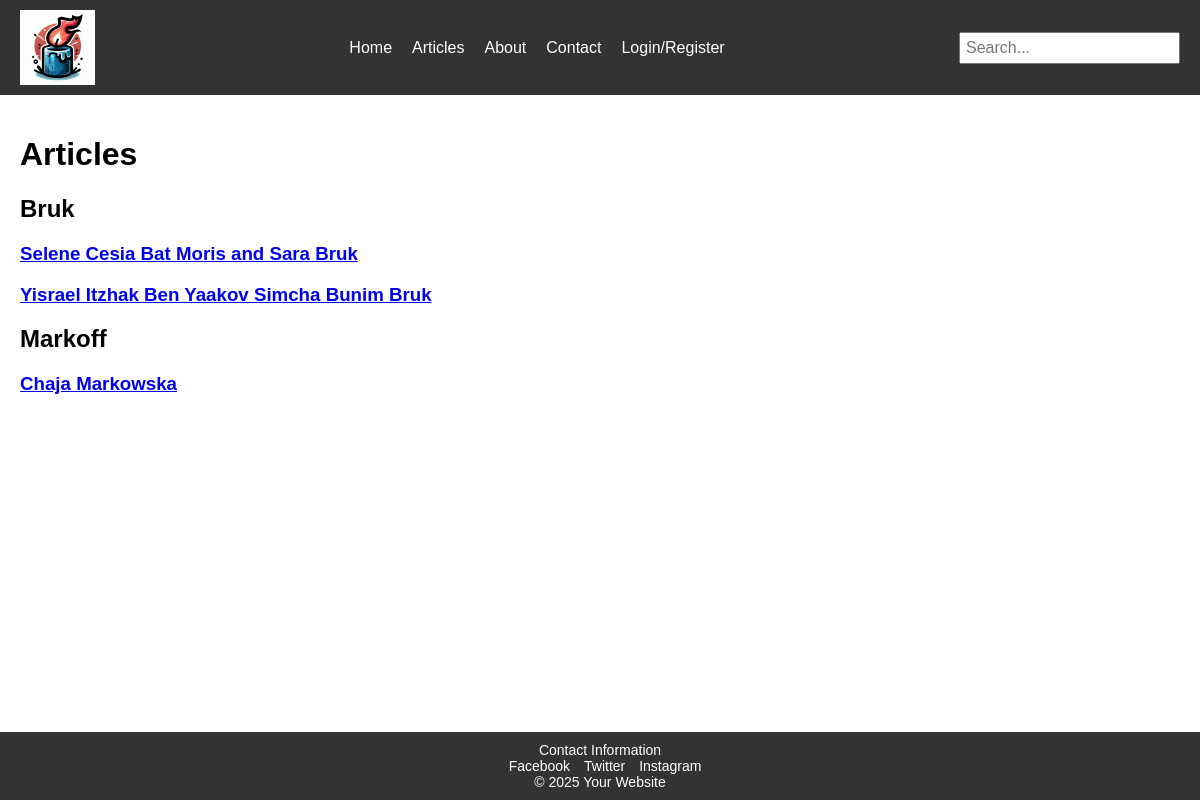
The page /articles on the database its author committed.
### app/models.py (models this page shows, shortened)
class Family(db.Model):
    id = db.Column(db.Integer, primary_key=True)
    name = db.Column(db.String(128), nullable=False, unique=True)
    members = db.relationship('Post', backref='family', lazy=True)

class Post(db.Model):
    id = db.Column(db.Integer, primary_key=True)
    title = db.Column(db.String(140), nullable=False)
    publication_date = db.Column(db.DateTime, default=datetime.utcnow)
    user_id = db.Column(db.Integer, db.ForeignKey('user.id'), nullable=False)
    gregorian_death_date = db.Column(db.Date, nullable=False)
    hebrew_year = db.Column(db.Integer, nullable=False)
    hebrew_month = db.Column(db.Integer, nullable=False)
    hebrew_day = db.Column(db.Integer, nullable=False)
    family_id = db.Column(db.Integer, db.ForeignKey('family.id'), nullable=False)
    comments = db.relationship('Comment', backref='post', lazy=True)
    milestones = db.relationship('Milestone', backref='post', lazy=True, cascade="all, delete-orphan")  # New relationship

### app/main/routes.py (the view)
@main.route('/articles')
def articles():
    try:
        families = Family.query.all()  # Fetch all families
        return render_template('articles.html', families=families)  # Pass families to the template
    except Exception as e:
        print(f"Error rendering template: {e}")
        return str(e)

### app/main/templates/articles.html (shortened to what this page needs)
{% extends "layout.html" %}
{% block content %}
<h1>Articles</h1>
{% for family in families %}
<h2>{{ family.name }}</h2>
{% for post in family.members %}
<div class="article">
    <h3><a href="{{ url_for('main.article', post_id=post.id) }}">{{ post.title }}</a></h3>
</div>
{% endfor %}
{% endfor %}
{% endblock %}

### app/static/css/styles.css (style rules this page uses)
body { display: flex; flex-direction: column; min-height: 100vh; margin: 0; font-family: Arial, sans-serif; }

### rows shown on the page
Family: name "Bruk"
Post: title "Selene Cesia Bat Moris and Sara Bruk"
Post: title "Yisrael Itzhak Ben Yaakov Simcha Bunim Bruk"
Family: name "Markoff"
Post: title "Chaja Markowska"
